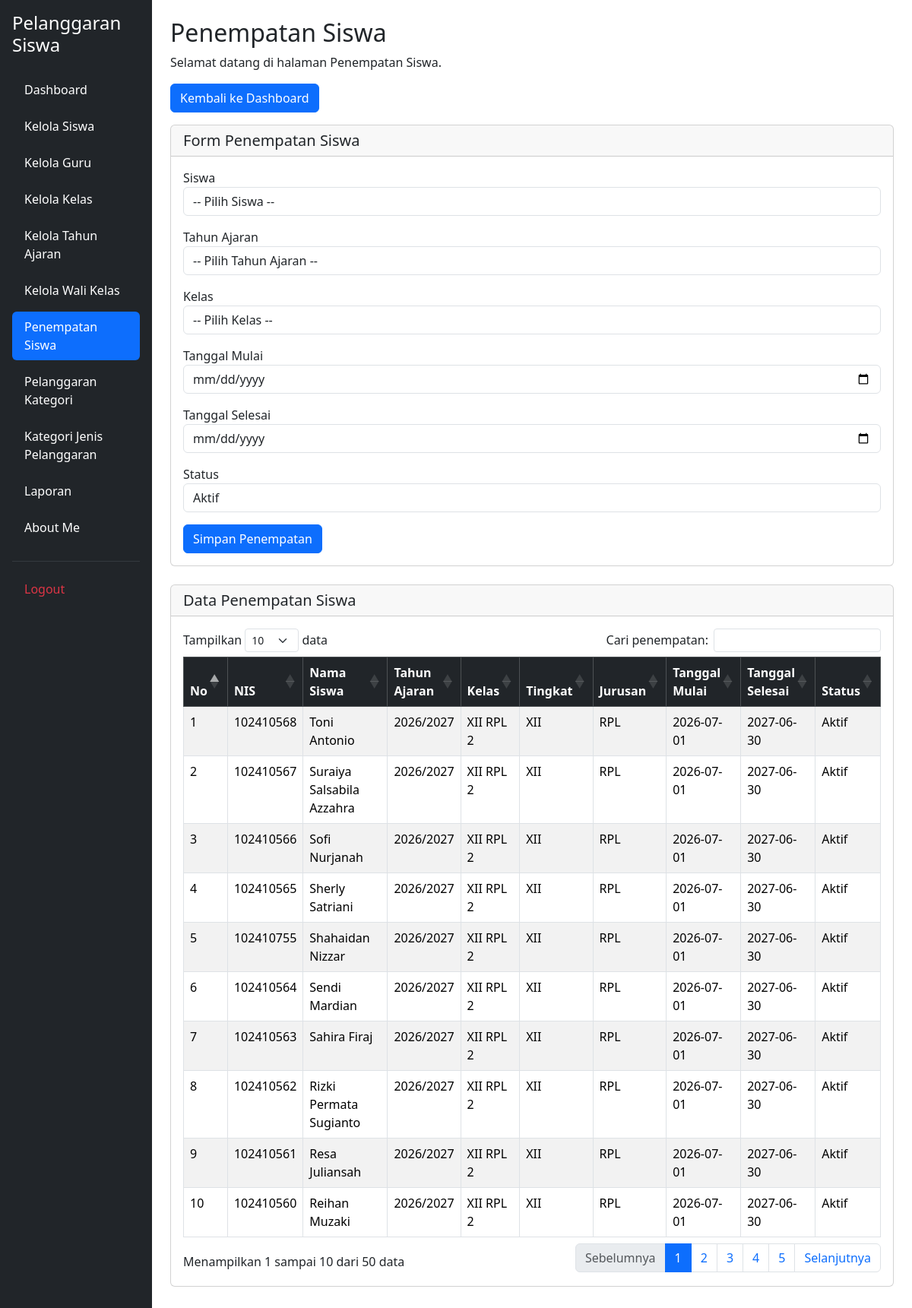
The page /penempatan_siswa.php (signed in) on the database its author committed.
### tables this page shows
CREATE TABLE `t_kelas_siswa` (
  `id` int(11) NOT NULL,
  `siswa_id` int(11) DEFAULT NULL,
  `tahun_ajaran_id` int(11) DEFAULT NULL,
  `kelas_id` int(11) DEFAULT NULL,
  `tanggal_mulai` date NOT NULL,
  `tanggal_selesai` date NOT NULL,
  `status_aktif` tinyint(1) NOT NULL,
  `created_at` timestamp NOT NULL DEFAULT current_timestamp(),
  `updated_at` timestamp NOT NULL DEFAULT current_timestamp()
);

CREATE TABLE `t_siswa` (
  `id` int(11) NOT NULL,
  `nis` varchar(10) DEFAULT NULL,
  `nisn` varchar(10) NOT NULL,
  `nama` varchar(150) DEFAULT NULL,
  `jenis_kelamin` char(1) NOT NULL,
  `tanggal_lahir` date NOT NULL,
  `alamat` text NOT NULL,
  `status_aktif` tinyint(1) NOT NULL,
  `created_at` timestamp NOT NULL DEFAULT current_timestamp(),
  `updated_at` timestamp NOT NULL DEFAULT current_timestamp()
);

CREATE TABLE `t_tahun_ajaran` (
  `id` int(11) NOT NULL,
  `nama` varchar(20) DEFAULT NULL,
  `tanggal_mulai` date NOT NULL,
  `tanggal_selesai` date NOT NULL,
  `status_aktif` tinyint(1) NOT NULL,
  `created_at` timestamp NOT NULL DEFAULT current_timestamp(),
  `updated_at` timestamp NOT NULL DEFAULT current_timestamp()
);

CREATE TABLE `t_kelas` (
  `id` int(11) NOT NULL,
  `nama` varchar(100) DEFAULT NULL,
  `tingkat` varchar(20) NOT NULL,
  `jurusan` varchar(100) NOT NULL,
  `status_aktif` tinyint(1) NOT NULL,
  `created_at` timestamp NOT NULL DEFAULT current_timestamp(),
  `updated_at` timestamp NOT NULL DEFAULT current_timestamp()
);

### penempatan_siswa.php (the view, shortened to what this page needs)
<?php
include 'config/koneksi.php';
$sql = "SELECT
            ks.id,
            s.nis,
            s.nama AS nama_siswa,
            ta.nama AS tahun_ajaran,
            k.nama AS nama_kelas,
            k.tingkat,
            k.jurusan,
            ks.tanggal_mulai,
            ks.tanggal_selesai,
            ks.status_aktif
        FROM t_kelas_siswa ks
        LEFT JOIN t_siswa s ON ks.siswa_id = s.id
        LEFT JOIN t_tahun_ajaran ta
            ON ks.tahun_ajaran_id = ta.id
        LEFT JOIN t_kelas k ON ks.kelas_id = k.id
        ORDER BY ks.id DESC";
$hasil = mysqli_query($koneksi, $sql);
?>
<!DOCTYPE html>
<html lang="id">
<head>
    <link
        href="https://cdn.jsdelivr.net/npm/bootstrap@5.3.8/dist/css/bootstrap.min.css"
        rel="stylesheet">
    <link
        href="https://cdn.datatables.net/1.13.8/css/dataTables.bootstrap5.min.css"
        rel="stylesheet">
</head>
<body>
<div class="container-fluid">
    <div class="row">
        <?php include 'layout/sidebar.php'; ?>
        <main class="col-md-9 col-lg-10 p-4">
            <h2>Penempatan Siswa</h2>
            <p>
                Selamat datang di halaman Penempatan Siswa.
            </p>
            <p>
                 <div class="mb-3">
                <a href="dashboard.php" class="btn btn-primary">
                    Kembali ke Dashboard
                </a>
            </p>
            <div class="card mb-4">
                <div class="card-header">
                    <h5 class="mb-0">Form Penempatan Siswa</h5>
                </div>
                <div class="card-body">
                    <form
                        action="proses_simpan_penempatan_siswa.php"
                        method="POST">
                        <div class="form-group mb-3">
                            <label for="siswa_id">Siswa</label>
                            <select
                                name="siswa_id"
                                id="siswa_id"
                                class="form-control"
                                required>
                                <option value="">-- Pilih Siswa --</option>
                            </select>
                        </div>
                        <div class="form-group mb-3">
                            <label for="tahun_ajaran_id">
                                Tahun Ajaran
                            </label>
                            <select
                                name="tahun_ajaran_id"
                                id="tahun_ajaran_id"
                                class="form-control"
                                required>
                                <option value="">
                                    -- Pilih Tahun Ajaran --
                                </option>
                            </select>
                        </div>
                        <div class="form-group mb-3">
                            <label for="kelas_id">Kelas</label>
                            <select
                                name="kelas_id"
                                id="kelas_id"
                                class="form-control"
                                required>
                                <option value="">-- Pilih Kelas --</option>
                            </select>
                        </div>
                        <div class="form-group mb-3">
                            <label for="tanggal_mulai">Tanggal Mulai</label>
                            <input
                                type="date"
                                name="tanggal_mulai"
                                id="tanggal_mulai"
                                class="form-control"
                                required>
                        </div>
                        <div class="form-group mb-3">
                            <label for="tanggal_selesai">
                                Tanggal Selesai
                            </label>
                            <input
                                type="date"
                                name="tanggal_selesai"
                                id="tanggal_selesai"
                                class="form-control"
                                required>
                        </div>
                        <div class="form-group mb-3">
                            <label for="status_aktif">Status</label>
                            <select
                                name="status_aktif"
                                id="status_aktif"
                                class="form-control"
                                required>
                                <option value="1">Aktif</option>
                            </select>
                        </div>
                        <button type="submit" class="btn btn-primary">
                            Simpan Penempatan
                        </button>
                    </form>
                </div>
            </div>
            <div class="card">
                <div class="card-header">
                    <h5 class="mb-0">Data Penempatan Siswa</h5>
                </div>
                <div class="card-body">
                    <div class="table-responsive">
                        <table
                            id="tabelPenempatan"
                            class="table table-bordered table-striped table-hover">
                            <thead class="table-dark">
                                <tr>
                                    <th>No</th>
                                    <th>NIS</th>
                                    <th>Nama Siswa</th>
                                    <th>Tahun Ajaran</th>
                                    <th>Kelas</th>
                                    <th>Tingkat</th>
                                    <th>Jurusan</th>
                                    <th>Tanggal Mulai</th>
                                    <th>Tanggal Selesai</th>
                                    <th>Status</th>
                                </tr>
                            </thead>
                            <tbody>
                                <?php
                                $no = 1;
                                while ($row = mysqli_fetch_assoc($hasil)) {
                                ?>
                                    <tr>
                                        <td><?php echo $no++; ?></td>
                                        <td>
                                            <?php
                                            echo htmlspecialchars(
                                                $row['nis'] ?? '-'
                                            );
                                            ?>
                                        </td>
                                        <td>
                                            <?php
                                            echo htmlspecialchars(
                                                $row['nama_siswa'] ?? '-'
                                            );
                                            ?>
                                        </td>
                                        <td>
                                            <?php
                                            echo htmlspecialchars(
                                                $row['tahun_ajaran'] ?? '-'
                                            );
                                            ?>
                                        </td>
                                        <td>
                                            <?php
                                            echo htmlspecialchars(
                                                $row['nama_kelas'] ?? '-'
                                            );
                                            ?>
                                        </td>
                                        <td>
                                            <?php
                                            echo htmlspecialchars(
                                                $row['tingkat'] ?? '-'
                                            );
                                            ?>
                                        </td>
                                        <td>
                                            <?php
                                            echo htmlspecialchars(
                                                $row['jurusan'] ?? '-'
                                            );
                                            ?>
                                        </td>
                                        <td>
                                            <?php
                                            echo htmlspecialchars(
                                                $row['tanggal_mulai'] ?? '-'
                                            );
                                            ?>
                                        </td>
                                        <td>
                                            <?php
                                            echo htmlspecialchars(
                                                $row['tanggal_selesai'] ?? '-'
                                            );
                                            ?>
                                        </td>
                                        <td>
                                            <?php
                                            echo ($row['status_aktif'] == 1)
                                                ? 'Aktif'
                                                : 'Tidak Aktif';
                                            ?>
                                        </td>
                                    </tr>
                                <?php } ?>
                            </tbody>
                        </table>
                    </div>
                </div>
            </div>
        </main>
    </div>
</div>
</body>
</html>

### rows shown on the page
t_kelas_siswa: siswa.nis "102410568", siswa.nama "Toni Antonio", tahun_ajaran.nama "2026/2027", kelas.nama "XII RPL 2", kelas.tingkat "XII", kelas.jurusan "RPL", tanggal_mulai "2026-07-01", tanggal_selesai "2027-06-30", status_aktif "Aktif"
t_kelas_siswa: siswa.nis "102410567", siswa.nama "Suraiya Salsabila Azzahra", tahun_ajaran.nama "2026/2027", kelas.nama "XII RPL 2", kelas.tingkat "XII", kelas.jurusan "RPL", tanggal_mulai "2026-07-01", tanggal_selesai "2027-06-30", status_aktif "Aktif"
t_kelas_siswa: siswa.nis "102410566", siswa.nama "Sofi Nurjanah", tahun_ajaran.nama "2026/2027", kelas.nama "XII RPL 2", kelas.tingkat "XII", kelas.jurusan "RPL", tanggal_mulai "2026-07-01", tanggal_selesai "2027-06-30", status_aktif "Aktif"
t_kelas_siswa: siswa.nis "102410565", siswa.nama "Sherly Satriani", tahun_ajaran.nama "2026/2027", kelas.nama "XII RPL 2", kelas.tingkat "XII", kelas.jurusan "RPL", tanggal_mulai "2026-07-01", tanggal_selesai "2027-06-30", status_aktif "Aktif"
t_kelas_siswa: siswa.nis "102410755", siswa.nama "Shahaidan Nizzar", tahun_ajaran.nama "2026/2027", kelas.nama "XII RPL 2", kelas.tingkat "XII", kelas.jurusan "RPL", tanggal_mulai "2026-07-01", tanggal_selesai "2027-06-30", status_aktif "Aktif"
t_kelas_siswa: siswa.nis "102410564", siswa.nama "Sendi Mardian", tahun_ajaran.nama "2026/2027", kelas.nama "XII RPL 2", kelas.tingkat "XII", kelas.jurusan "RPL", tanggal_mulai "2026-07-01", tanggal_selesai "2027-06-30", status_aktif "Aktif"
t_kelas_siswa: siswa.nis "102410563", siswa.nama "Sahira Firaj", tahun_ajaran.nama "2026/2027", kelas.nama "XII RPL 2", kelas.tingkat "XII", kelas.jurusan "RPL", tanggal_mulai "2026-07-01", tanggal_selesai "2027-06-30", status_aktif "Aktif"
t_kelas_siswa: siswa.nis "102410562", siswa.nama "Rizki Permata Sugianto", tahun_ajaran.nama "2026/2027", kelas.nama "XII RPL 2", kelas.tingkat "XII", kelas.jurusan "RPL", tanggal_mulai "2026-07-01", tanggal_selesai "2027-06-30", status_aktif "Aktif"
t_kelas_siswa: siswa.nis "102410561", siswa.nama "Resa Juliansah", tahun_ajaran.nama "2026/2027", kelas.nama "XII RPL 2", kelas.tingkat "XII", kelas.jurusan "RPL", tanggal_mulai "2026-07-01", tanggal_selesai "2027-06-30", status_aktif "Aktif"
t_kelas_siswa: siswa.nis "102410560", siswa.nama "Reihan Muzaki", tahun_ajaran.nama "2026/2027", kelas.nama "XII RPL 2", kelas.tingkat "XII", kelas.jurusan "RPL", tanggal_mulai "2026-07-01", tanggal_selesai "2027-06-30", status_aktif "Aktif"
